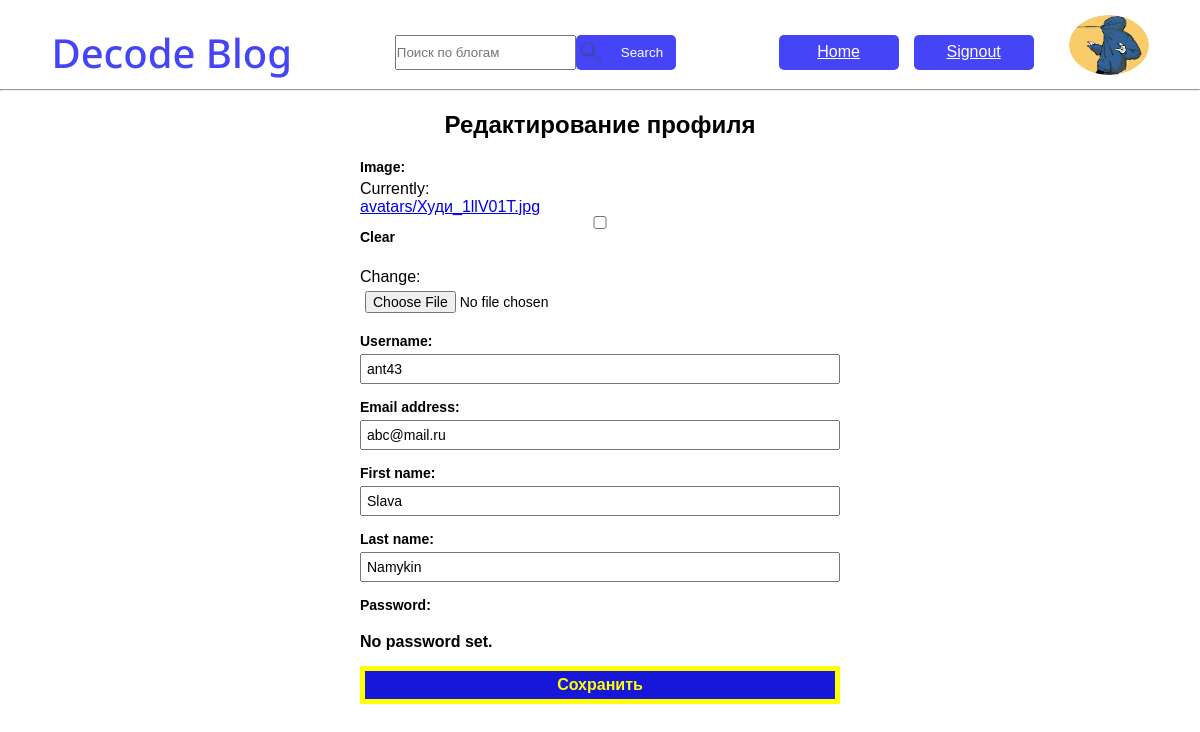
Screenshot of /authe/edit-profile/ (signed in) with the database file from the repository.
### decode_authe/models.py (models this page shows)
class CustomUser(AbstractUser):
    image = models.ImageField(upload_to='avatars', blank=True)
    description = models.TextField(max_length=200)
    groups = models.ManyToManyField(
        'auth.Group',
        related_name='users',
        blank=True,
        verbose_name='groups',
        help_text='The groups this user belongs to. A user will get all permissions granted to each of their groups.',
    )
    user_permissions = models.ManyToManyField(
        'auth.Permission',
        related_name='users',
        blank=True,
        verbose_name='user permissions',
        help_text='Specific permissions for this user.',
        error_messages={
            'add': 'The permission you are trying to add already exists for the user.',
            'remove': 'The permission you are trying to remove does not exist for the user.',
        },
    )

### decode_authe/views.py (the view)
# urls.py: path('edit-profile/', views.edit_profile, name='edit_profile'),
@login_required             # Только зарегистрированные user-ы #
def edit_profile(request):
    if request.method == 'POST':
        form = EditProfileForm(request.POST, request.FILES, instance=request.user) # использование данных user-a для редактирования #
        if form.is_valid():
            form.save()
            return redirect('decode_authe:profile')
    else:
        form = EditProfileForm(instance=request.user)
    return render(request, 'decode_authe/edit-profile.html', {'form': form})

### decode_authe/forms.py
class EditProfileForm(UserChangeForm):
    class Meta:
        model = CustomUser
        fields = ('image','username', 'email','first_name', 'last_name',)

### decode_authe/templates/decode_authe/edit-profile.html (shortened to what this page needs)
{% load static %}
<!DOCTYPE html>
<html lang="en">
<head>
    <link rel="stylesheet" href="{% static 'decode_authe/css/header.css' %}">
    <link rel="stylesheet" href="{% static 'decode_authe/css/authe.css' %}">
</head>
<body>
    <header>
        <h1>Decode Blog</h1>
        <div class="header-div-1">
            <form method="POST" action="{% url 'decode_blogs:blog-search'  %}" class="form">
                <input type="search" placeholder="Поиск по блогам" name="search">
                <button id="button-find">
                    <img src="{% static 'decode_blogs/images/search_icon.svg' %}" alt="" id="search_icon">
                    Search
                </button>
            </form>
        </div>
        <div class="header-div-2">
            <a href="{% url 'decode_blogs:home' %}" class="button-reg">Home</a>
            <a href="{% url 'decode_authe:signout' %}" class="button-reg">Signout</a>
            {% if user.image %}
                <a href="{% url 'decode_authe:profile'%}"><img src="{{ user.image.url }}" alt="" id="header-img"></a>
            {% else %}
                <a href="{% url 'decode_authe:profile'%}"><img src="{% static 'decode_blogs/images/User.png' %}" alt=""></a>
            {% endif %}
        </div>
    </header>
    <hr id="hr-line">
    <section class="authe-main">
        <h1>Редактирование профиля</h1>
        <form method="post" class="authe-form" enctype="multipart/form-data">
            {{ form.as_p }}
            <button type="submit">Сохранить</button>
        </form>
    </section>
</body>
</html>

### decode_authe/static/decode_authe/css/Header.css (style rules this page uses)
* { margin: 0px; padding: 0px; }
header { display: flex; align-items: center; justify-content: space-around; margin-top: 15px; }
header h1 { color: rgb(69, 69, 247); font-weight: 500; font-size: 40px; font-family: 'Noto Sans', sans-serif; }
.form { display: flex; align-items: center; }
.form input { height: 35px; }
#button-find { display: flex; align-items: center; width: 100px; height: 35px; border: rgb(69, 69, 247); border-radius: 5px; color: white; background-color: rgb(69, 69, 247) }
#search_icon { width: 30px; height: 25px; margin-right: 15px; }
.header-div-2 { display: flex; align-items: center; gap: 15px; }
.button-reg { display: flex; align-items: center; justify-content: center; text-align: center; width: 120px; height: 35px; border: rgb(69, 69, 247); border-radius: 5px; color: white; background-color: rgb(69, 69, 247) }
#header-img { width: 80px; height: 60px; border-radius: 50%; margin-bottom: 10px; margin-left: 20px; }

### decode_authe/static/decode_authe/css/Authe.css (style rules this page uses)
* { margin: 0; padding: 0; font-family: 'Montserrat', sans-serif; }
.authe-main { min-height: calc(60vh - 80px); display: flex; flex-direction: column; justify-content: center; align-items: center; }
.authe-main h1 { margin-bottom: 20px; margin-top: 20px; }
.authe-form { width: 40%; display: flex; flex-direction: column; }
.authe-form p { display: flex; flex-direction: column; margin-bottom: 15px; }
.authe-form p label { font-size: 14px; margin-bottom: 5px; font-weight: 700; }
.authe-form p input, .authe-form p textarea, .authe-form p select { padding: 5px; box-sizing: border-box; outline: none; font-size: 14px; }
.authe-form button { padding: 5px; box-sizing: border-box; color: yellow; border: 5px solid yellow; font-size: 16px; font-weight: 700; cursor: pointer; background-color: rgb(23, 23, 218); }

### rows the page displays
CustomUser: image (picture), username "ant43", email "abc@mail.ru", first_name "Slava", last_name "Namykin"
